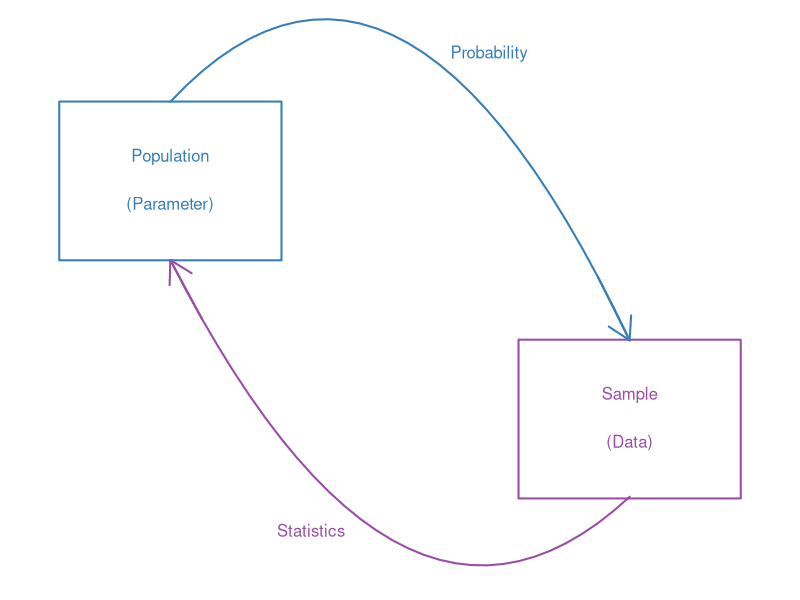

Here is the R script that generated this plot:
## ---- chunk 1
#| echo: false


library(knitr)
library(formatR)
library(tidyverse)
opts_chunk$set(out.width = '100%', options(width=60))

opts_knit$set(global.par = TRUE)
opts_chunk$set(echo=FALSE, warning = FALSE, message = FALSE, comment = '', class.output='sh',
               fig.width=8, fig.height=5, fig.align = "center")

my_red <- "#E41A1C"
my_blue <- "#377EB8"
my_green <- "#4DAF4A"
my_purple <- "#984EA3"
my_orange <- "#FF7F00"
my_yellow <- "#FFFF33"
my_red2 <- "#FBB4AE" 
my_blue2 <- "#B3CDE3" 
my_green2 <- "#CCEBC5" 
my_purple2 <- "#DECBE4"
my_orange2 <- "#FED9A6"
my_yellow2 <- "#FFFFCC"

## ---- chunk 2
#| fig.width: 6
#| fig.height: 2
#| out.width: "100%"

# Zero out standard plot margins
par(mar = c(0, 0, 0, 0))

# Initialize empty canvas
plot(0, 0, col = "white", xlim = c(0, 5), ylim = c(0, 3.5),
     bty = "n", xlab = "", ylab = "", xaxt = "n", yaxt = "n")

# --- Left Box (Population) ---
polygon(x = c(0.2, 1.7, 1.7, 0.2), y = c(2, 2, 3, 3), border = my_blue, lwd = 2)

# --- Right Box (Sample) ---
polygon(x = c(3.3, 4.8, 4.8, 3.3), y = c(.5, .5, 1.5, 1.5), border = my_purple, lwd = 2)

# --- Top Curve (Probability) ---
x_top <- seq(0.95, 4.05, length = 30)
y_top <- -0.478 * x_top^2 + 1.905 * x_top + 1.621
points(x_top, y_top, type = 'l', col = my_blue, lwd = 2)

# Top Arrow (pointing to Sample)
arrows(x0 = x_top[28], x1 = x_top[30], 
       y0 = y_top[28], y1 = y_top[30], 
       col = my_blue, lwd = 2)

# --- Bottom Curve (Statistics) ---
x_bot <- seq(0.95, 4.05, length = 30)
y_bot <- 0.435 * x_bot^2 - 2.656 * x_bot + 4.132
points(x_bot, y_bot, type = 'l', col = my_purple, lwd = 2)

# Bottom Arrow (pointing to Population)
arrows(x0 = x_bot[3], x1 = x_bot[1], 
       y0 = y_bot[3], y1 = y_bot[1], 
       col = my_purple, lwd = 2)

# --- Text Labels ---
text(x = 0.95, y = 2.65, "Population", col = my_blue)
text(x = 0.95, y = 2.35, "(Parameter)", col = my_blue)

text(x = 4.05, y = 1.15, "Sample", col = my_purple)
text(x = 4.05, y = 0.85, "(Data)", col = my_purple)

text(x = 3.1, y = 3.3, "Probability", col = my_blue)
text(x = 1.9, y = 0.3, "Statistics", col = my_purple)
## ---- chunk 3
dat <- read.csv("../../data/McCrea.csv") |> 
  mutate(Cond = recode(as_factor(Cond), 
                       "1" = "self-handicap", 
                       "2" = "control"))

dat$Cond <- factor(dat$Cond, levels = c("control","self-handicap"))
## ---- chunk 4
#| echo: true
t.test(percent ~ Cond, dat, var.equal = TRUE)
## ---- chunk 5
#| echo: true
lm1 <- lm(percent ~ Cond, dat)
summary(lm1)

## ---- chunk 6
#| echo: true
dat$Cond_numeric <- ifelse(dat$Cond == "control", 0, 1)
(y_hat <- 0.583 - .117 * dat$Cond_numeric)
## ---- chunk 7
#| echo: true
(y_hat <- predict(lm1))
## ---- chunk 8
#| echo: true
(mse_full <- mean((y_hat - dat$percent)^2))

(rmse_full <- sqrt(mse_full))
## ---- chunk 9
#| echo: true
lm_unconditional <- lm(percent ~ 1, dat)
summary(lm_unconditional)

## ---- chunk 10
#| echo: true
(y_hat_unconditional <- predict(lm_unconditional))
## ---- chunk 11
#| echo: true
(mse_unconditional <- mean((y_hat_unconditional - dat$percent)^2))
(rmse_unconditional <- sqrt(mse_unconditional))
## ---- chunk 12
#| echo: true
mse_full
rmse_full
## ---- chunk 13
dat <- dat |> group_by(Subject) |>
  mutate(sec_subj = 1:n() - 1,
         Subject = Subject + sec_subj)
dat$sec_subj <- NULL
## ---- chunk 14
#| echo: true
subject_ids <- dat$Subject

set.seed(5211)

ids <- sample(subject_ids, size = length(subject_ids)/2)

dat1 <- dat |> filter(Subject %in% ids) # Training data
dat2 <- dat |> filter(!(Subject %in% ids)) # Testing data
## ---- chunk 15
#| echo: true

dat1
## ---- chunk 16
#| echo: true

dat2
## ---- chunk 17
#| echo: true
lm_full <- lm(percent ~ Cond, dat1)
lm_reduced <- lm(percent ~ 1, dat1)
## ---- chunk 18
#| echo: true
predict_full <- predict(lm_full, newdata = dat2)
predict_reduced <- predict(lm_reduced, newdata = dat2)
## ---- chunk 19
#| echo: true
sqrt(mean((predict_full - dat2$percent)^2))
sqrt(mean((predict_reduced - dat2$percent)^2))

## ---- chunk 20
#| echo: true
lm_full <- lm(percent ~ Cond, dat2)
lm_reduced <- lm(percent ~ 1, dat2)

predict_full <- predict(lm_full, newdata = dat1)
predict_reduced <- predict(lm_reduced, newdata = dat1)

sqrt(mean((predict_full - dat1$percent)^2))
sqrt(mean((predict_reduced - dat1$percent)^2))
